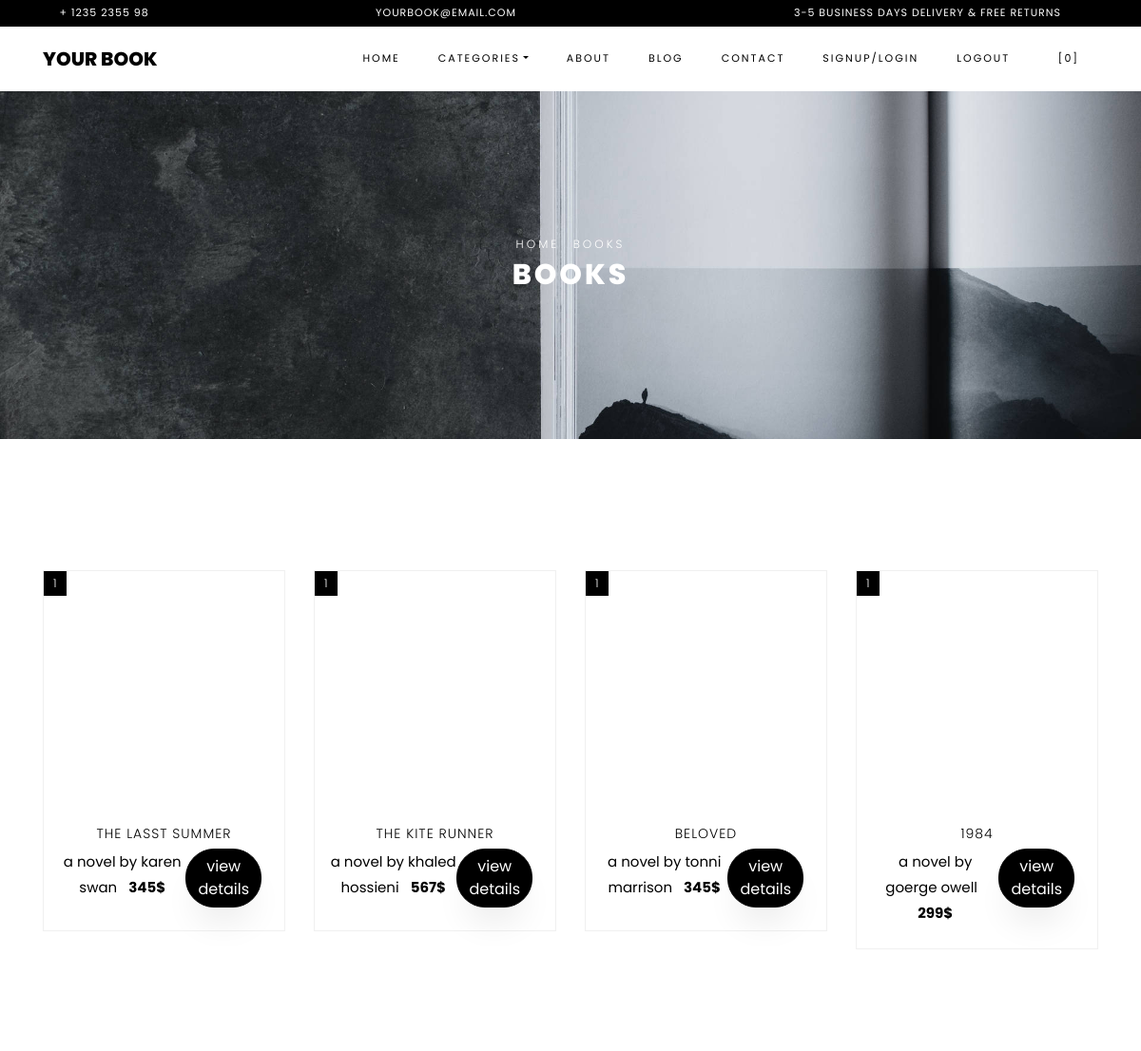
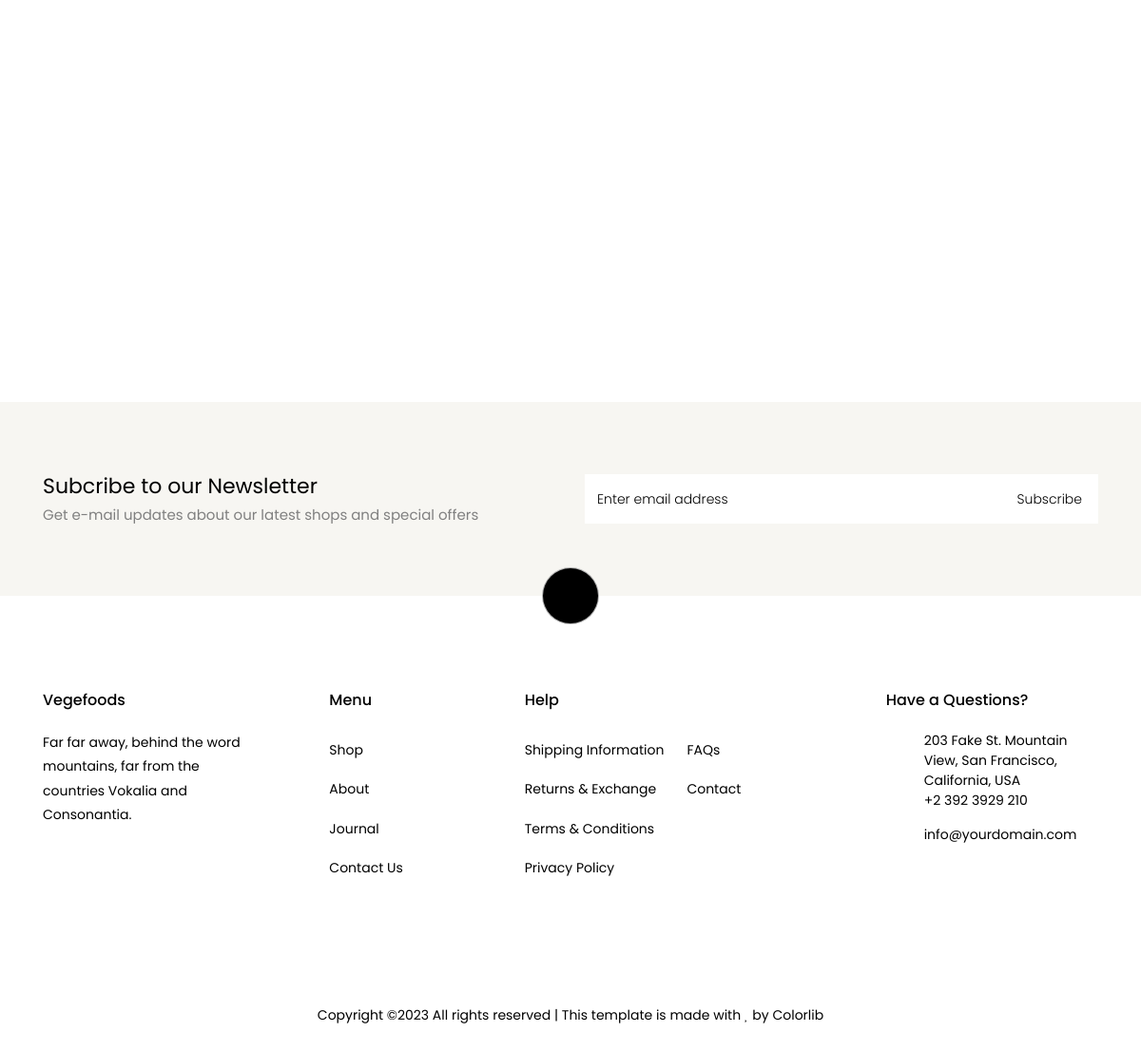
The app's page /booksiteapp/discategory/fiction with its own data (2 pictures, top to bottom).
### bookapp/models.py (models this page shows)
class prodb(models.Model):
    category = models.CharField(max_length=30, null=True, blank=True)
    image = models.ImageField(upload_to="profile", null=True, blank=True)
    desc = models.CharField(max_length=30, null=True, blank=True)
    pname = models.CharField(max_length=30, null=True, blank=True)
    qua = models.IntegerField(null=True, blank=True)
    pri = models.IntegerField(null=True, blank=True)

### booksiteapp/views.py (the view)
# urls.py: path('discategory/<itemcatg>',views.discategory,name="discategory"),
def discategory(request,itemcatg):
    data=bitdb.objects.all()
    print("===itemcatg===",itemcatg)
    catg=itemcatg.upper()
    products=prodb.objects.filter(category=itemcatg)
    context={
        'products':products,
        'catg':catg,
        'data':data,
    }
    return render(request,"categorydisplay.html",context)

### booksiteapp/templates/categorydisplay.html (shortened to what this page needs)
<!DOCTYPE html>
<html lang="en">
{% load static %}
  <head>
    <link rel="stylesheet" href="{% static 'assets/css/open-iconic-bootstrap.min.css' %}">
    <link rel="stylesheet" href="{% static 'assets/css/animate.css' %}">
    <link rel="stylesheet" href="{% static 'assets/css/owl.carousel.min.css' %}">
    <link rel="stylesheet" href="{% static 'assets/css/owl.theme.default.min.css' %}">
    <link rel="stylesheet" href="{% static 'assets/css/magnific-popup.css' %}">
    <link rel="stylesheet" href="{% static 'assets/css/aos.css' %}">
    <link rel="stylesheet" href="{% static 'assets/css/ionicons.min.css' %}">
    <link rel="stylesheet" href="{% static 'assets/css/bootstrap-datepicker.css' %}">
    <link rel="stylesheet" href="{% static 'assets/css/jquery.timepicker.css' %}">
    <link rel="stylesheet" href="{% static 'assets/css/flaticon.css' %}">
    <link rel="stylesheet" href="{% static 'assets/css/icomoon.css' %}">
    <link rel="stylesheet" href="{% static 'assets/css/style.css' %}">
  </head>
  <body class="goto-here">
		<div class="py-1 bg-black">
    	<div class="container">
    		<div class="row no-gutters d-flex align-items-start align-items-center px-md-0">
	    		<div class="col-lg-12 d-block">
		    		<div class="row d-flex">
		    			<div class="col-md pr-4 d-flex topper align-items-center">
					    	<div class="icon mr-2 d-flex justify-content-center align-items-center"><span class="icon-phone2"></span></div>
						    <span class="text">+ 1235 2355 98</span>
					    </div>
					    <div class="col-md pr-4 d-flex topper align-items-center">
					    	<div class="icon mr-2 d-flex justify-content-center align-items-center"><span class="icon-paper-plane"></span></div>
						    <span class="text">yourbook@email.com</span>
					    </div>
					    <div class="col-md-5 pr-4 d-flex topper align-items-center text-lg-right">
						    <span class="text">3-5 Business days delivery &amp; Free Returns</span>
					    </div>
				    </div>
			    </div>
		    </div>
		  </div>
    </div>
    <nav class="navbar navbar-expand-lg navbar-dark ftco_navbar bg-dark ftco-navbar-light" id="ftco-navbar">
	    <div class="container">
	      <a class="navbar-brand" style="color:black;"href="index.html">YOUR BOOK</a>
	      <div class="collapse navbar-collapse" id="ftco-nav">
	        <ul class="navbar-nav ml-auto">
	          <li class="nav-item"><a href="{% url 'index4' %}" class="nav-link">Home</a></li>
	          <li class="nav-item dropdown">
               <a class="nav-link dropdown-toggle" href="#" id="dropdown04" data-toggle="dropdown" aria-haspopup="true" aria-expanded="false">Categories</a>
            </li>
	          <li class="nav-item"><a href="{% url 'aboutpage' %}" class="nav-link">About</a></li>
	          <li class="nav-item"><a href="{% url 'blogpage' %}" class="nav-link">Blog</a></li>
	          <li class="nav-item"><a href="{% url 'contactpage' %}" class="nav-link">Contact</a></li>
                <li class="nav-item"><a href="{% url 'logregpage' %}" class="nav-link">signup/login</a></li>
                <li class="nav-item"><a href="{% url 'userlogout' %}" class="nav-link">logout</a></li>
	          <li class="nav-item "><a href="{% url 'cartpage' %}" class="nav-link"><span class="icon-shopping_cart"></span>[0]</a></li>
	        </ul>
	      </div>
	    </div>
	  </nav>
    <div class="hero-wrap hero-bread" style="background-image: url({% static 'assets/images/wallssss.jpg' %});">
      <div class="container">
        <div class="row no-gutters slider-text align-items-center justify-content-center">
          <div class="col-md-9 ftco-animate text-center">
          	<p class="breadcrumbs"><span class="mr-2"><a href="index.html">Home</a></span> <span>Books</span></p>
            <h1 class="mb-0 bread">Books</h1>
          </div>
        </div>
      </div>
    </div>
    <section class="ftco-section">
    	<div class="container">
    		<div class="row justify-content-center">
    		</div>
    		<div class="row">
				{% for product in products %}
    			<div class="col-md-6 col-lg-3 ftco-animate">
    				<div class="product">
    					<a href="#" class="img-prod"><img class="img-fluid" src="{{product.image.url}}" style="width:300px;height:250px;" alt="Colorlib Template">
    						<span class="status"style="background-color:black;">{{product.qua}}</span>
    					</a>
    					<div class="text py-3 pb-4 px-3 text-center">
    						<h3><a href="#">{{product.pname}}</a></h3>
    						<div class="d-flex">
    							<div class="">
		    						<p class="price"><span class="mr-2 price" style="color:black;">{{product.desc}}</span>
                                        <span class="price-sale" style="color:black;"><b>{{product.pri}}$</b></span></p>
                                </div>
<form method="post" action="{% url 'prodetails' dataid=product.id  %}" enctype="multipart/form-data">
     <button type="submit" class="btn btn-black mr-2">view details</button>
</form>
	    					</div>
    					</div>
    				</div>
    			</div>
			{% endfor %}
    		<div class="row mt-5">
          <div class="col text-center">
            </div>
          </div>
        </div>
    	</div>
    </section>
		<section class="ftco-section ftco-no-pt ftco-no-pb py-5 bg-light">
      <div class="container py-4">
        <div class="row d-flex justify-content-center py-5">
          <div class="col-md-6">
          	<h2 style="font-size: 22px;" class="mb-0">Subcribe to our Newsletter</h2>
          	<span>Get e-mail updates about our latest shops and special offers</span>
          </div>
          <div class="col-md-6 d-flex align-items-center">
            <form action="#" class="subscribe-form">
              <div class="form-group d-flex">
                <input type="text" class="form-control" placeholder="Enter email address">
                <input type="submit" value="Subscribe" class=" px-3">
              </div>
            </form>
          </div>
        </div>
      </div>
    </section>
    <footer class="ftco-footer ftco-section">
      <div class="container">
      	<div class="row">
      		<div class="mouse">
						<a href="#" class="mouse-icon" style="background-color:black;">
							<div class="mouse-wheel"><span class="ion-ios-arrow-up"></span></div>
						</a>
					</div>
      	</div>
        <div class="row mb-5">
          <div class="col-md">
            <div class="ftco-footer-widget mb-4">
              <h2 class="ftco-heading-2">Vegefoods</h2>
              <p>Far far away, behind the word mountains, far from the countries Vokalia and Consonantia.</p>
              <ul class="ftco-footer-social list-unstyled float-md-left float-lft mt-5">
              </ul>
            </div>
          </div>
          <div class="col-md">
            <div class="ftco-footer-widget mb-4 ml-md-5">
              <h2 class="ftco-heading-2">Menu</h2>
              <ul class="list-unstyled">
                <li><a href="#" class="py-2 d-block">Shop</a></li>
                <li><a href="#" class="py-2 d-block">About</a></li>
                <li><a href="#" class="py-2 d-block">Journal</a></li>
                <li><a href="#" class="py-2 d-block">Contact Us</a></li>
              </ul>
            </div>
          </div>
          <div class="col-md-4">
             <div class="ftco-footer-widget mb-4">
              <h2 class="ftco-heading-2">Help</h2>
              <div class="d-flex">
	              <ul class="list-unstyled mr-l-5 pr-l-3 mr-4">
	                <li><a href="#" class="py-2 d-block">Shipping Information</a></li>
	                <li><a href="#" class="py-2 d-block">Returns &amp; Exchange</a></li>
	                <li><a href="#" class="py-2 d-block">Terms &amp; Conditions</a></li>
	                <li><a href="#" class="py-2 d-block">Privacy Policy</a></li>
	              </ul>
	              <ul class="list-unstyled">
	                <li><a href="#" class="py-2 d-block">FAQs</a></li>
	                <li><a href="#" class="py-2 d-block">Contact</a></li>
	              </ul>
	            </div>
            </div>
          </div>
          <div class="col-md">
            <div class="ftco-footer-widget mb-4">
            	<h2 class="ftco-heading-2">Have a Questions?</h2>
            	<div class="block-23 mb-3">
	              <ul>
	                <li><span class="icon icon-map-marker"></span><span class="text">203 Fake St. Mountain View, San Francisco, California, USA</span></li>
	                <li><a href="#"><span class="icon icon-phone"></span><span class="text">+2 392 3929 210</span></a></li>
	                <li><a href="#"><span class="icon icon-envelope"></span><span class="text">info@yourdomain.com</span></a></li>
	              </ul>
	            </div>
            </div>
          </div>
        </div>
        <div class="row">
          <div class="col-md-12 text-center">
            <p>
						  Copyright &copy;<script>document.write(new Date().getFullYear());</script> All rights reserved | This template is made with <i class="icon-heart color-danger" aria-hidden="true"></i> by <a href="https://colorlib.com" style="color:black;" target="_blank">Colorlib</a>
						</p>
          </div>
        </div>
      </div>
    </footer>
  </body>
</html>

### booksiteapp/static/assets/css/icomoon.css (style rules this page uses)
[class^="icon-"], [class*=" icon-"] { font-family: 'icomoon' !important; speak: none; font-style: normal; font-weight: normal; font-variant: normal; text-transform: none; line-height: 1; -webkit-font-smoothing: antialiased; -moz-osx-font-smoothing: grayscale; }
.icon-heart:before { content: "\f004"; }
.icon-map-marker:before { content: "\f041"; }
.icon-phone:before { content: "\f095"; }
.icon-envelope:before { content: "\f0e0"; }
.icon-paper-plane:before { content: "\f1d8"; }
.icon-phone2:before { content: "\e0cd"; }
.icon-shopping_cart:before { content: "\e8cc"; }

### records on screen
prodb: qua "1", pname "THE LASST SUMMER", desc "a novel by karen swan", pri "345"
prodb: qua "1", pname "THE KITE RUNNER", desc "a novel by khaled hossieni", pri "567"
prodb: qua "1", pname "BELOVED", desc "a novel by tonni marrison", pri "345"
prodb: qua "1", pname "1984", desc "a novel by goerge owell", pri "299"
